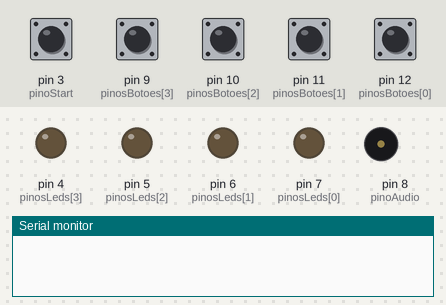
This sketch was run on a simulated Arduino Uno, built with avr-gcc and run on an emulated ATmega328P. Shown: output pins drawn as LEDs (lit = HIGH), buzzer (waves = sounding), the last lines printed to the serial monitor. Dashed ring = blinking. The test bench sets the inputs (shaded band); at power-on: pin 3 (pinoStart), pin 9 (pinosBotoes[3]), pin 10 (pinosBotoes[2]), pin 11 (pinosBotoes[1]), pin 12 (pinosBotoes[0]) HIGH. Random numbers use the default seed unless the sketch sets one.

Above: at 1.2 s.
1.3 s: pin 3 (pinoStart) pulled LOW for 0.15 s
At 1.7 s:
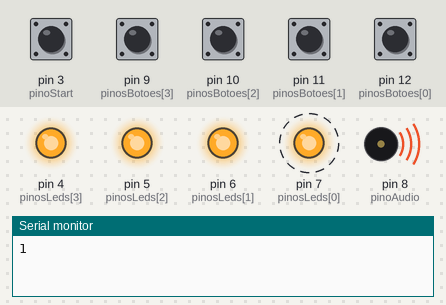
4.4 s: pin 9 (pinosBotoes[3]) pulled LOW for 0.15 s
At 4.55 s:
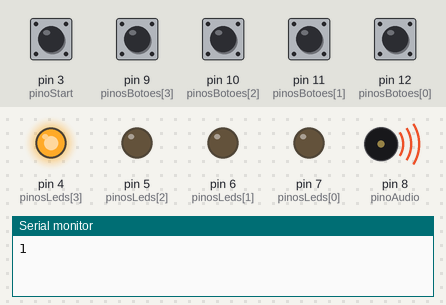
7.4 s: pin 3 (pinoStart) pulled LOW for 1 s
At 10.3 s:
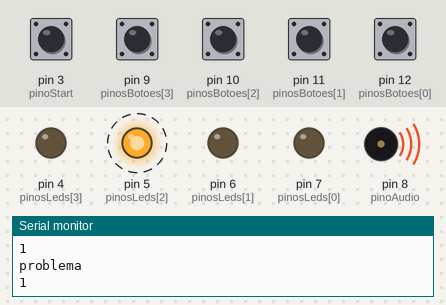
11.4 s: pin 9 (pinosBotoes[3]) pulled LOW for 1 s
At 11.81 s:
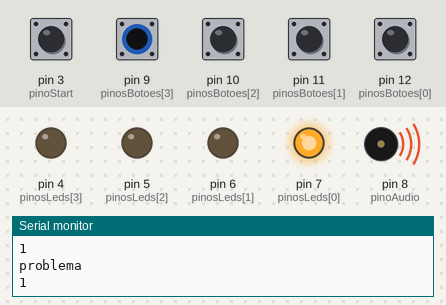
Timing chart, 0 to 14.8 s (numbered marks = the images above; inputs shaded):
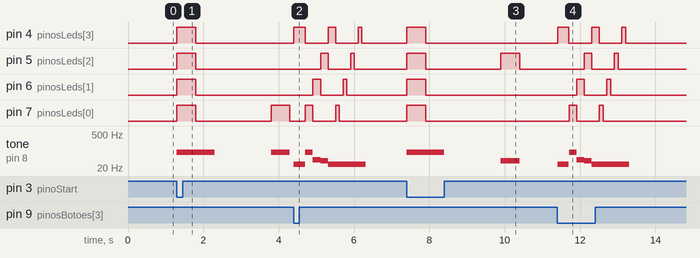

The sketch:

genius.ino
```cpp
#define NOTE_D4 29
#define NOTE_G4 39
#define NOTE_A4 44
#define NOTE_A5 88

int tons[4] = {NOTE_A5, NOTE_A4, NOTE_G4, NOTE_D4};
int sequencia[100] = {};
bool iniciar_jogo = false;
int rodada_atual = 0;
int passo_atual_na_sequencia = 0;

int pinoAudio = 8;

int pinosLeds[4] = {7, 6, 5, 4};
int pinosBotoes[4] = {12, 11, 10, 9};
const byte pinoStart = 3;
int botao_pressionado = 0;
bool perdeu_o_jogo = false;

void setup() {
  Serial.begin(9600); // Inicializa a comunicação serial
  for (int i = 0; i <= 3; i++) {
    pinMode(pinosLeds[i], OUTPUT);
    pinMode(pinosBotoes[i], INPUT_PULLUP);  // Configura os botões com resistores de pull-up internos
  }
  pinMode(pinoStart, INPUT);
  pinMode(pinoAudio, OUTPUT);
  randomSeed(analogRead(0));

  attachInterrupt(digitalPinToInterrupt(pinoStart),iniciarJogo, FALLING);
  reiniciarJogo();
}

void loop() {
  if (perdeu_o_jogo) {
    reiniciarJogo();
    Serial.println("problema");
  }

  if(iniciar_jogo == true){
    if (rodada_atual == 0) {
      tocarSomDeInicio();
      delay(500);
    }
    reproduzirSequencia();
    aguardarJogador();
    proximaRodada();
    delay(1000);
  }
}

void reiniciarJogo() {
  for (int i = 0; i <= 3; i++) {
    digitalWrite(pinosLeds[i], LOW);
  }
  int sequencia[100] = {};
  rodada_atual = 0;
  passo_atual_na_sequencia = 0;
  perdeu_o_jogo = false;
  iniciar_jogo = false;
}

void reproduzirSequencia() {
  for (int i = 0; i < rodada_atual; i++) {
    if(iniciar_jogo == false){
      break;
    }
    tone(pinoAudio, tons[sequencia[i]]);
    digitalWrite(pinosLeds[sequencia[i]], HIGH);
    delay(500);
    noTone(pinoAudio);
    digitalWrite(pinosLeds[sequencia[i]], LOW);
    delay(100);
  }
  noTone(pinoAudio);
}

void aguardarJogador() {
  for (int i = 0; i < rodada_atual; i++) {
    if(iniciar_jogo == false){
      break;
    }
    aguardarJogada();
    verificarJogada();
    if (perdeu_o_jogo) {
      break;
    }
    passo_atual_na_sequencia++;
  }
  passo_atual_na_sequencia = 0;
}

void aguardarJogada() {
  boolean jogada_efetuada = false;
  while (jogada_efetuada == 0) {
    for (int i = 0; i <= 3; i++) {
      if(iniciar_jogo == false){
        break;
      }
      int estadoBotao = digitalRead(pinosBotoes[i]);
      //Serial.print("Botão ");
      //Serial.print(i);
      //Serial.print(": ");
     // Serial.println(estadoBotao);

      if (estadoBotao == LOW) {
        botao_pressionado = i;
        tone(pinoAudio, tons[i]);
        digitalWrite(pinosLeds[i], HIGH);
        delay(300);
        digitalWrite(pinosLeds[i], LOW);
        noTone(pinoAudio);
        jogada_efetuada = true;
      }
    }
    delay(10);
  }
}

void verificarJogada() {
  if (sequencia[passo_atual_na_sequencia] != botao_pressionado) {
    perdeu_o_jogo = true;
    for (int i = 0; i <= 3; i++) {
      tone(pinoAudio, tons[i]);
      digitalWrite(pinosLeds[i], HIGH);
      delay(200);
      digitalWrite(pinosLeds[i], LOW);
      noTone(pinoAudio);
    }
    tone(pinoAudio, tons[3]);
    for (int i = 0; i <= 3; i++) {
      digitalWrite(pinosLeds[i], HIGH);
      delay(100);
      digitalWrite(pinosLeds[i], LOW);
      delay(100);
    }
    noTone(pinoAudio);
  }
}

void tocarSomDeInicio() {
  tone(pinoAudio, tons[0]);
  for (int i = 0; i <= 3; i++) {
    digitalWrite(pinosLeds[i], HIGH);
  }
  delay(500);
  for (int i = 0; i <= 3; i++) {
    digitalWrite(pinosLeds[i], LOW);
  }
  delay(500);
  noTone(pinoAudio);
}

void proximaRodada() {

  sequencia[rodada_atual] = random(4);
  rodada_atual++;
  passo_atual_na_sequencia = 0;
}

void iniciarJogo() {
  iniciar_jogo = true;
  Serial.println(iniciar_jogo);
}
```

Measured:
- after the input at 1.3 s, pin 4 (pinosLeds[3]), pin 5 (pinosLeds[2]), pin 6 (pinosLeds[1]): LOW → HIGH at once, → LOW 0.50 s later; pin 7 (pinosLeds[0]): alternates HIGH for 0.50 s and LOW for 2.0 s, starting at once; tone on pin 8 (pinoAudio): silent → 88 Hz at once, → silent 1.0 s later, → 88 Hz 1.5 s later, → silent 0.50 s later
- after the input at 4.4 s, pin 4 (pinosLeds[3]): goes HIGH 0.30 s, LOW 0.61 s, HIGH 0.20 s, LOW 0.60 s, HIGH 0.10 s, then LOW, starting at once; pin 5 (pinosLeds[2]): LOW → HIGH after 0.71 s, → LOW 0.20 s later, → HIGH 0.60 s later, → LOW 0.10 s later
- after the input at 7.4 s, pin 4 (pinosLeds[3]), pin 6 (pinosLeds[1]), pin 7 (pinosLeds[0]): LOW → HIGH at once, → LOW 0.50 s later; pin 5 (pinosLeds[2]): alternates HIGH for 0.50 s and LOW for 2.0 s, starting at once; tone on pin 8 (pinoAudio): silent → 88 Hz at once, → silent 1.0 s later, → 39 Hz 1.5 s later, → silent 0.50 s later
- after the input at 11.4 s, pin 4 (pinosLeds[3]): goes HIGH 0.30 s, LOW 0.61 s, HIGH 0.20 s, LOW 0.60 s, HIGH 0.10 s, then LOW, starting at once; pin 5 (pinosLeds[2]): LOW → HIGH after 0.71 s, → LOW 0.20 s later, → HIGH 0.60 s later, → LOW 0.10 s later
